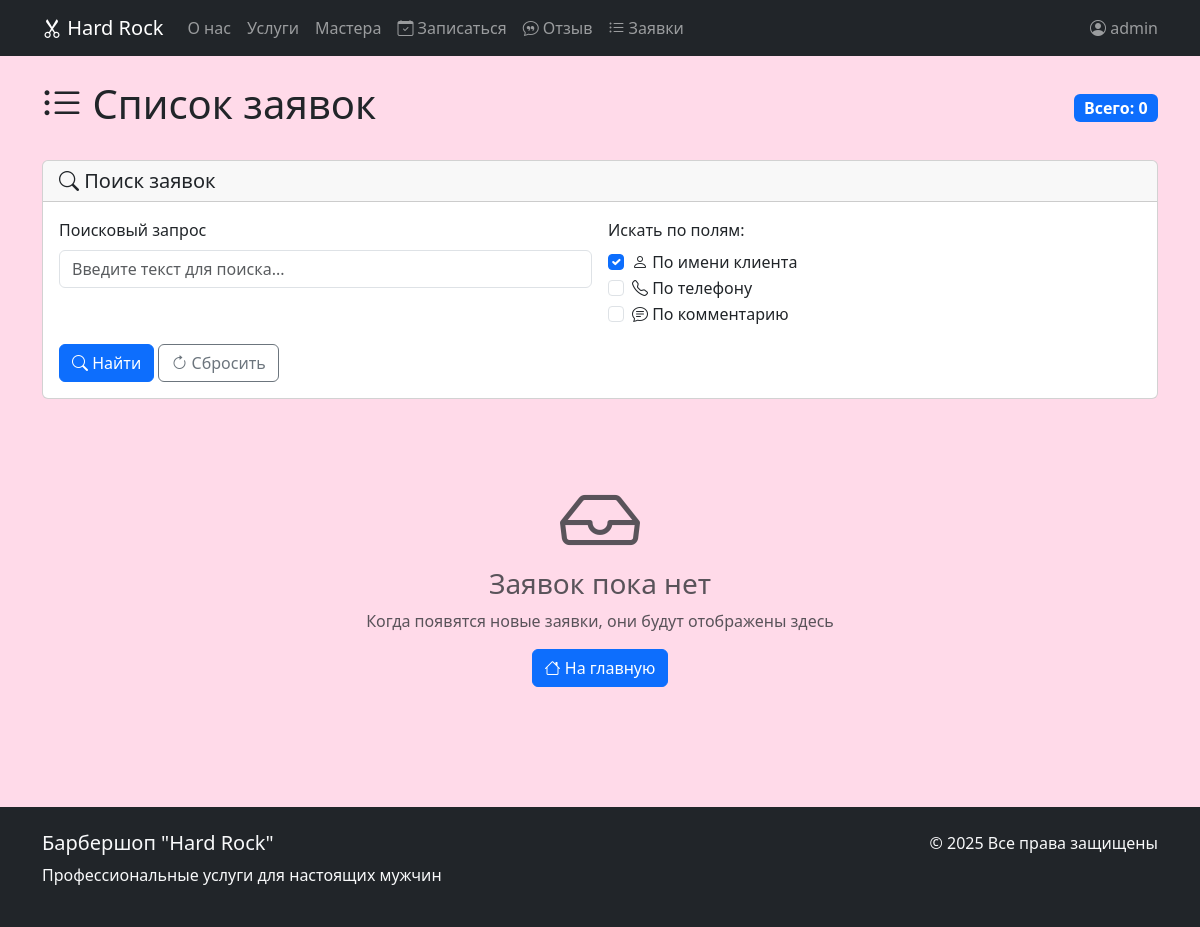
The app's page /orders/ (signed in), older data.
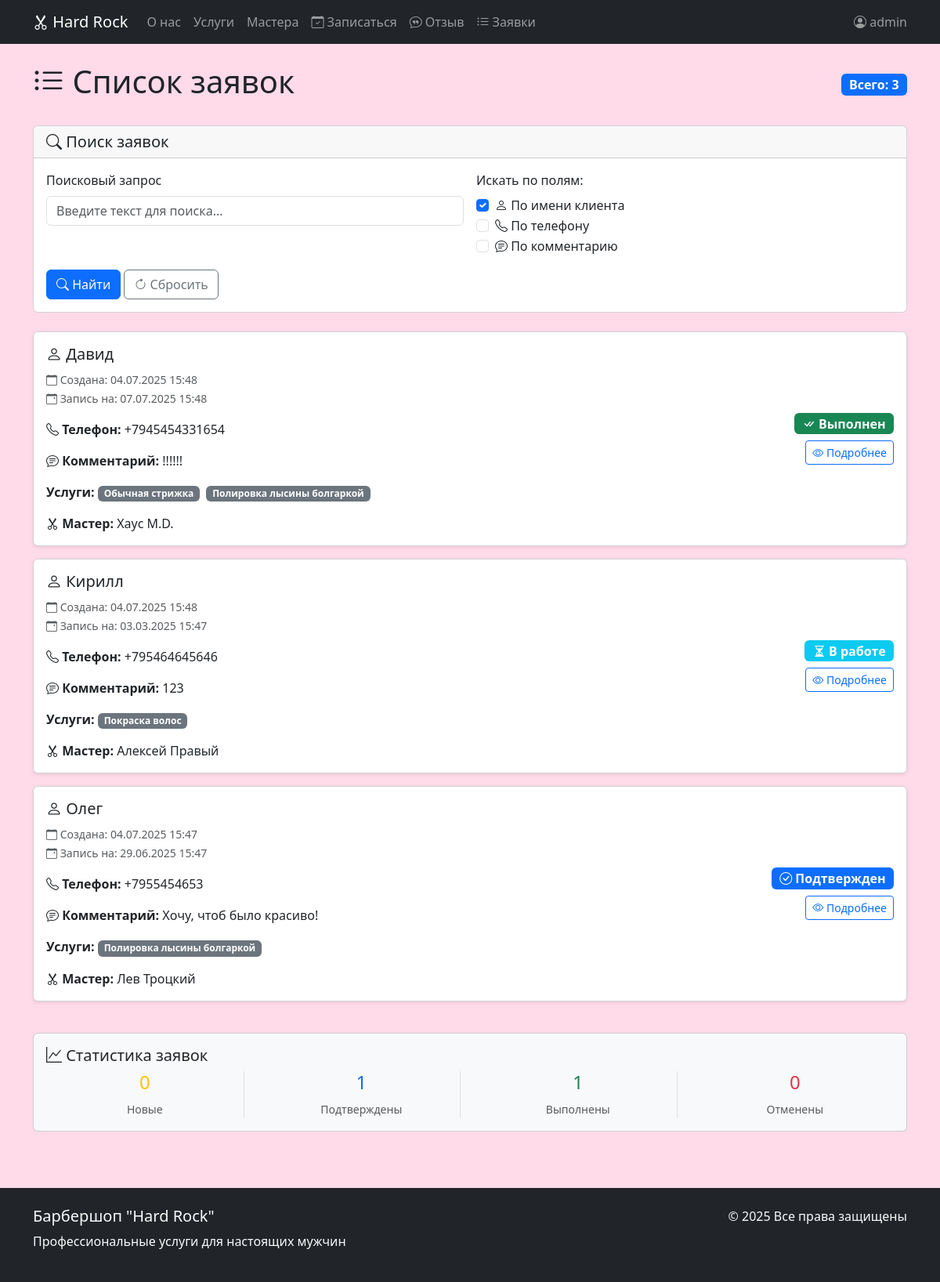
The same page, newer data.
### core/models.py (models this page shows, shortened)
class Order(models.Model):
    STATUS_CHOICES = [
        ('not_approved', 'Не подтвержден'),
        ('approved', 'Подтвержден'),
        ('in_progress', 'В работе'),
        ('completed', 'Выполнен'),
        ('cancelled', 'Отменен'),
    ]
    client_name = models.CharField(max_length=100, verbose_name="Имя клиента")
    phone = models.CharField(max_length=20, verbose_name="Телефон")
    comment = models.TextField(blank=True, verbose_name="Комментарий")
    status = models.CharField(
        max_length=50,
        choices=STATUS_CHOICES,
        default="not_approved",
        verbose_name="Статус"
    )
    date_created = models.DateTimeField(auto_now_add=True, verbose_name="Дата создания")
    date_updated = models.DateTimeField(auto_now=True, verbose_name="Дата обновления")
    master = models.ForeignKey(
        Master,
        on_delete=models.SET_NULL,
        null=True,
        blank=True,
        verbose_name="Мастер"
    )
    services = models.ManyToManyField(Service, related_name="orders", verbose_name="Услуги")
    appointment_date = models.DateTimeField(verbose_name="Дата и время записи")
    class Meta:
        verbose_name = "Заказ"
        verbose_name_plural = "Заказы"
        ordering = ['-date_created']

class Service(models.Model):
    name = models.CharField(max_length=200, verbose_name="Название")
    description = models.TextField(blank=True, verbose_name="Описание")
    price = models.DecimalField(max_digits=10, decimal_places=2, verbose_name="Цена")
    duration = models.PositiveIntegerField(verbose_name="Длительность", help_text="Время выполнения в минутах")
    is_popular = models.BooleanField(default=False, verbose_name="Популярная услуга")
    image = models.ImageField(upload_to="services/", blank=True, verbose_name="Изображение")
    class Meta:
        verbose_name = "Услуга"
        verbose_name_plural = "Услуги"
        ordering = ['name']

class Master(models.Model):
    name = models.CharField(max_length=150, verbose_name="Имя")
    photo = models.ImageField(upload_to="masters/", blank=True, verbose_name="Фотография")
    phone = models.CharField(max_length=20, verbose_name="Телефон")
    address = models.CharField(max_length=255, verbose_name="Адрес")
    experience = models.PositiveIntegerField(verbose_name="Стаж работы", help_text="Опыт работы в годах")
    services = models.ManyToManyField(Service, related_name="masters", verbose_name="Услуги")
    is_active = models.BooleanField(default=True, verbose_name="Активен")
    class Meta:
        verbose_name = "Мастер"
        verbose_name_plural = "Мастера"
        ordering = ['name']

### core/views.py (the view, shortened to what this page needs)
# urls.py: path('orders/', orders_list, name='orders_list'),
@user_passes_test(is_staff_user)
def orders_list(request):
    orders = Order.objects.all().select_related('master').prefetch_related('services').order_by('-date_created')
    search_query = request.GET.get('search', '')
    search_by_name = request.GET.get('search_by_name', 'on')
    search_by_phone = request.GET.get('search_by_phone', '')
    search_by_comment = request.GET.get('search_by_comment', '')
    new_orders_count = orders.filter(status='not_approved').count()
    confirmed_orders_count = orders.filter(status='approved').count()
    completed_orders_count = orders.filter(status='completed').count()
    cancelled_orders_count = orders.filter(status='cancelled').count()
    context = {
        'title': 'Список заявок',
        'orders': orders,
        'new_orders_count': new_orders_count,
        'confirmed_orders_count': confirmed_orders_count,
        'completed_orders_count': completed_orders_count,
        'cancelled_orders_count': cancelled_orders_count,
        'search_query': search_query,
        'search_by_name': search_by_name,
        'search_by_phone': search_by_phone,
        'search_by_comment': search_by_comment,
    }
    return render(request, 'orders_list.html', context)

### templates/orders_list.html (shortened to what this page needs)
{% extends "base.html" %}
{% load static %}
{% block content %}
<div class="container py-4">
    <div class="d-flex justify-content-between align-items-center mb-4">
        <h1>
            <i class="bi bi-list-ul"></i> Список заявок
        </h1>
        <div>
            <span class="badge bg-primary fs-6">Всего: {{ orders|length }}</span>
        </div>
    </div>
    <div class="card mb-4">
        <div class="card-header">
            <h5 class="mb-0">
                <i class="bi bi-search"></i> Поиск заявок
            </h5>
        </div>
        <div class="card-body">
            <form method="get" class="row g-3">
                <div class="col-md-6">
                    <label for="search" class="form-label">Поисковый запрос</label>
                    <input type="text" class="form-control" id="search" name="search" value="{{ search_query }}" placeholder="Введите текст для поиска...">
                </div>
                <div class="col-md-6">
                    <label class="form-label">Искать по полям:</label>
                    <div class="form-check">
                        <input class="form-check-input" type="checkbox" name="search_by_name" id="search_by_name" {% if search_by_name %}checked{% endif %}>
                        <label class="form-check-label" for="search_by_name">
                            <i class="bi bi-person"></i> По имени клиента
                        </label>
                    </div>
                    <div class="form-check">
                        <input class="form-check-input" type="checkbox" name="search_by_phone" id="search_by_phone" {% if search_by_phone %}checked{% endif %}>
                        <label class="form-check-label" for="search_by_phone">
                            <i class="bi bi-telephone"></i> По телефону
                        </label>
                    </div>
                    <div class="form-check">
                        <input class="form-check-input" type="checkbox" name="search_by_comment" id="search_by_comment" {% if search_by_comment %}checked{% endif %}>
                        <label class="form-check-label" for="search_by_comment">
                            <i class="bi bi-chat-text"></i> По комментарию
                        </label>
                    </div>
                </div>
                <div class="col-12">
                    <button type="submit" class="btn btn-primary">
                        <i class="bi bi-search"></i> Найти
                    </button>
                    <a href="{% url 'orders_list' %}" class="btn btn-outline-secondary">
                        <i class="bi bi-arrow-clockwise"></i> Сбросить
                    </a>
                </div>
            </form>
        </div>
    </div>
    {% if orders %}
        <div class="row">
            <div class="col-12">
                {% for order in orders %}
                    <div class="card mb-3 shadow-sm">
                        <div class="card-body">
                            <div class="row align-items-center">
                                <div class="col-md-8">
                                    <h5 class="card-title">
                                        <i class="bi bi-person"></i> {{ order.client_name }}
                                    </h5>
                                    <p class="card-text">
                                        <small class="text-muted">
                                            <i class="bi bi-calendar"></i> Создана: {{ order.date_created|date:"d.m.Y H:i" }}
                                        </small>
                                        {% if order.appointment_date %}
                                        <br>
                                        <small class="text-muted">
                                            <i class="bi bi-calendar-event"></i> Запись на: {{ order.appointment_date|date:"d.m.Y H:i" }}
                                        </small>
                                        {% endif %}
                                    </p>
                                    <p class="card-text">
                                        <i class="bi bi-telephone"></i> <strong>Телефон:</strong> {{ order.phone }}
                                    </p>
                                    {% if order.comment %}
                                    <p class="card-text">
                                        <i class="bi bi-chat-text"></i> <strong>Комментарий:</strong> {{ order.comment|truncatewords:10 }}
                                    </p>
                                    {% endif %}
                                    <p class="card-text">
                                        <strong>Услуги:</strong>
                                        {% for service in order.services.all %}
                                            <span class="badge bg-secondary me-1">{{ service.name }}</span>
                                        {% empty %}
                                            <span class="text-muted">Не указаны</span>
                                        {% endfor %}
                                    </p>
                                    {% if order.master %}
                                    <p class="card-text">
                                        <i class="bi bi-scissors"></i> <strong>Мастер:</strong> {{ order.master.name }}
                                    </p>
                                    {% endif %}
                                </div>
                                <div class="col-md-4 text-md-end">
                                    {% if order.status == 'not_approved' %}
                                        <span class="badge bg-warning text-dark fs-6 mb-2">
                                            <i class="bi bi-clock"></i> Не подтвержден
                                        </span>
                                    {% elif order.status == 'approved' %}
                                        <span class="badge bg-primary fs-6 mb-2">
                                            <i class="bi bi-check-circle"></i> Подтвержден
                                        </span>
                                    {% elif order.status == 'in_progress' %}
                                        <span class="badge bg-info fs-6 mb-2">
                                            <i class="bi bi-hourglass-split"></i> В работе
                                        </span>
                                    {% elif order.status == 'completed' %}
                                        <span class="badge bg-success fs-6 mb-2">
                                            <i class="bi bi-check-all"></i> Выполнен
                                        </span>
                                    {% elif order.status == 'cancelled' %}
                                        <span class="badge bg-danger fs-6 mb-2">
                                            <i class="bi bi-x-circle"></i> Отменен
                                        </span>
                                    {% else %}
                                        <span class="badge bg-secondary fs-6 mb-2">
                                            {{ order.get_status_display }}
                                        </span>
                                    {% endif %}
                                    <br>
                                    <a href="{% url 'order_detail' order.id %}" class="btn btn-outline-primary btn-sm">
                                        <i class="bi bi-eye"></i> Подробнее
                                    </a>
                                </div>
                            </div>
                        </div>
                    </div>
                {% endfor %}
            </div>
        </div>
        <div class="row mt-4">
            <div class="col-12">
                <div class="card bg-light">
                    <div class="card-body">
                        <h5 class="card-title">
                            <i class="bi bi-graph-up"></i> Статистика заявок
                        </h5>
                        <div class="row text-center">
                            <div class="col-md-3">
                                <div class="border-end">
                                    <h4 class="text-warning">{{ new_orders_count|default:0 }}</h4>
                                    <small class="text-muted">Новые</small>
                                </div>
                            </div>
                            <div class="col-md-3">
                                <div class="border-end">
                                    <h4 class="text-primary">{{ confirmed_orders_count|default:0 }}</h4>
                                    <small class="text-muted">Подтверждены</small>
                                </div>
                            </div>
                            <div class="col-md-3">
                                <div class="border-end">
                                    <h4 class="text-success">{{ completed_orders_count|default:0 }}</h4>
                                    <small class="text-muted">Выполнены</small>
                                </div>
                            </div>
                            <div class="col-md-3">
                                <h4 class="text-danger">{{ cancelled_orders_count|default:0 }}</h4>
                                <small class="text-muted">Отменены</small>
                            </div>
                        </div>
                    </div>
                </div>
            </div>
        </div>
    {% else %}
        <div class="text-center py-5">
            <i class="bi bi-inbox display-1 text-muted mb-4"></i>
            {% if search_query %}
                <h3 class="text-muted">По запросу "{{ search_query }}" ничего не найдено</h3>
                <p class="text-muted">Попробуйте изменить параметры поиска</p>
                <a href="{% url 'orders_list' %}" class="btn btn-primary">
                    <i class="bi bi-arrow-left"></i> Показать все заявки
                </a>
            {% else %}
                <h3 class="text-muted">Заявок пока нет</h3>
                <p class="text-muted">Когда появятся новые заявки, они будут отображены здесь</p>
                <a href="{% url 'landing' %}" class="btn btn-primary">
                    <i class="bi bi-house"></i> На главную
                </a>
            {% endif %}
        </div>
    {% endif %}
</div>
{% endblock %}

### templates/includes/navbar.html (shortened to what this page needs)
<nav class="navbar navbar-expand-lg navbar-dark bg-dark">
    <div class="container">
        <a class="navbar-brand" href="{% url 'landing' %}">
            <i class="bi bi-scissors"></i> Hard Rock
        </a>
        <div class="collapse navbar-collapse" id="navbarNav">
            <ul class="navbar-nav me-auto">
                <li class="nav-item">
                    <a class="nav-link" href="{% url 'landing' %}#about">О нас</a>
                </li>
                <li class="nav-item">
                    <a class="nav-link" href="{% url 'landing' %}#services">Услуги</a>
                </li>
                <li class="nav-item">
                    <a class="nav-link" href="{% url 'landing' %}#masters">Мастера</a>
                </li>
                <li class="nav-item">
                    <a class="nav-link" href="{% url 'create_order' %}">
                        <i class="bi bi-calendar-check"></i> Записаться
                    </a>
                </li>
                <li class="nav-item">
                    <a class="nav-link" href="{% url 'create_review' %}">
                        <i class="bi bi-chat-quote"></i> Отзыв
                    </a>
                </li>
                {% if user.is_staff %}
                <li class="nav-item">
                    <a class="nav-link" href="{% url 'orders_list' %}">
                        <i class="bi bi-list-ul"></i> Заявки
                    </a>
                </li>
                {% endif %}
            </ul>
            <ul class="navbar-nav">
                {% if user.is_authenticated %}
                <li class="nav-item">
                    <span class="navbar-text">
                        <i class="bi bi-person-circle"></i> {{ user.username }}
                    </span>
                </li>
                {% else %}
                <li class="nav-item">
                    <a class="nav-link" href="#login">
                        <i class="bi bi-box-arrow-in-right"></i> Вход
                    </a>
                </li>
                {% endif %}
            </ul>
        </div>
    </div>
</nav>

Row changes from the older to the newer data that the page shows:
added Order: client_name "Давид", date_created "04.07.2025 15:48", appointment_date "07.07.2025 15:48", phone "+7945454331654", comment "!!!!!!", master.name "Хаус M.D.", status "completed" (drawn)
added Service: name "Обычная стрижка", shown under "Давид"
added Service: name "Полировка лысины болгаркой"
added Order: client_name "Кирилл", date_created "04.07.2025 15:48", appointment_date "03.03.2025 15:47", phone "+795464645646", comment "123", master.name "Алексей Правый", status "in_progress" (drawn)
added Service: name "Покраска волос", shown under "Кирилл"
added Order: client_name "Олег", date_created "04.07.2025 15:47", appointment_date "29.06.2025 15:47", phone "+7955454653", comment "Хочу, чтоб было красиво!", master.name "Лев Троцкий", status "approved" (drawn)
Text that changed along with them:
{{ orders|length }}: "0" → "3"
{{ new_orders_count|default:0 }}: (not shown) → "0"
{{ confirmed_orders_count|default:0 }}: (not shown) → "1"
{{ completed_orders_count|default:0 }}: (not shown) → "1"
{{ cancelled_orders_count|default:0 }}: (not shown) → "0"
text no longer shown: "Заявок пока нет Когда появятся новые заявки, они будут отображены здесь На главную"
text now shown: "Статистика заявок Новые Подтверждены Выполнены Отменены"
